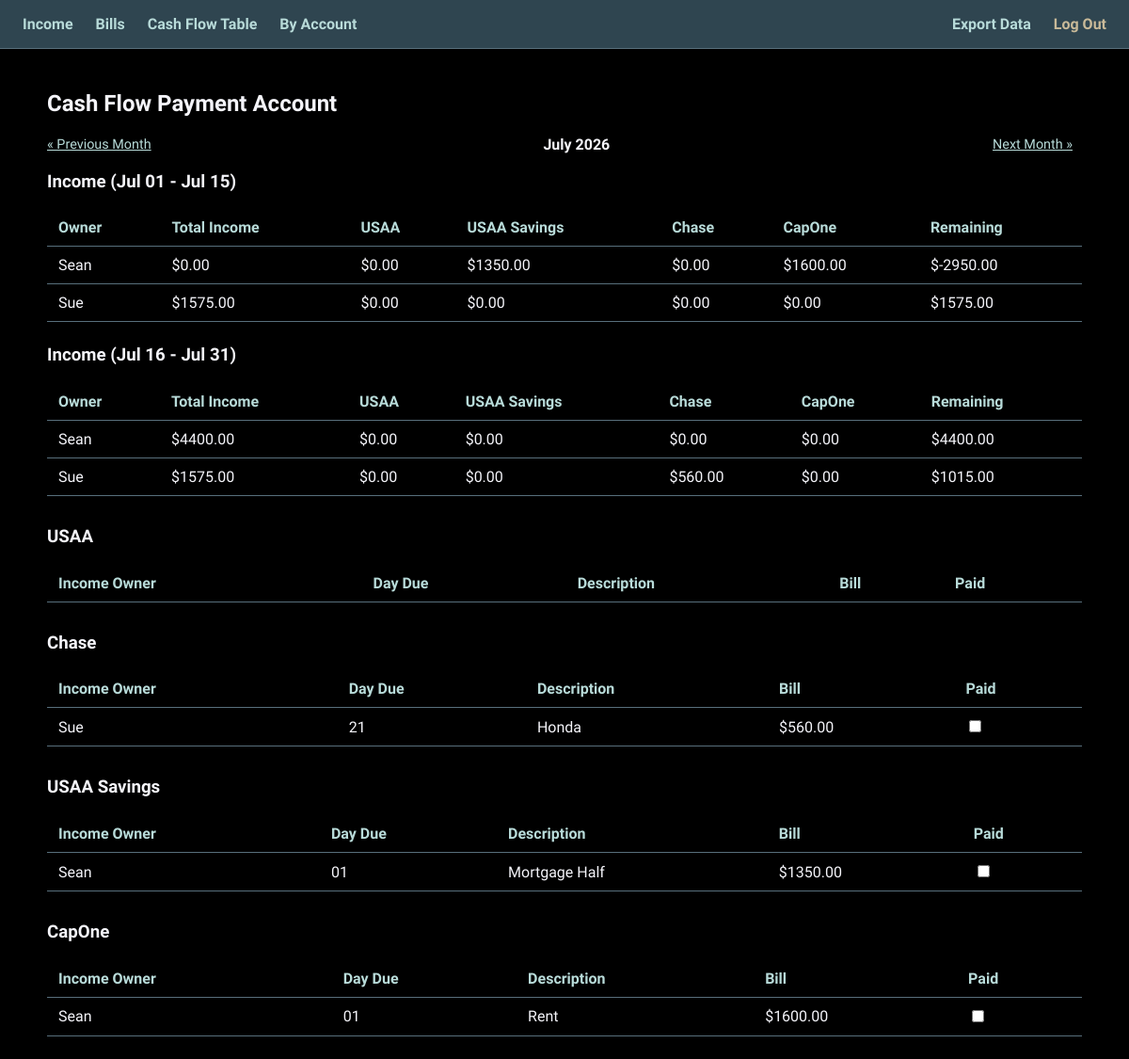
/cashflow/by-account/ (signed in), run on the app's committed database.
### income/models.py (models this page shows, shortened)
class Income(models.Model):
    FREQUENCY_CHOICES = [
        ('weekly', 'Weekly'),
        ('biweekly', 'Biweekly'),
        ('semimonthly', 'Semi-Monthly'),
        ('monthly', 'Monthly'),
        ('onetime', 'One-Time'),
    ]
    owner = models.ForeignKey(User, on_delete=models.CASCADE)
    source = models.CharField(max_length=100)
    amount = models.DecimalField(max_digits=10, decimal_places=2)
    tax_deduction_percent = models.DecimalField(max_digits=5, decimal_places=2, default=0)
    frequency = models.CharField(max_length=12, choices=FREQUENCY_CHOICES)
    start_pay_date = models.DateField(help_text="The first known/anchor pay date")
    class Meta:
        ordering = ['source']
    @property
    def net_amount(self):
        return self.amount * (1- (self.tax_deduction_percent / 100))
    def get_pay_dates_in_range(self, range_start, range_end):
        dates = []
        if self.frequency in ('weekly', 'biweekly'):
            step = timedelta(days=7 if self.frequency == 'weekly' else 14)
            current = self.start_pay_date
            if current < range_start:
                periods_to_skip = (range_start - current) // step
                current = current + (step * periods_to_skip)
            while current <= range_end:
                if current >= range_start:
                    dates.append(current)
                current += step
        elif self.frequency == 'semimonthly':
            month_cursor = range_start.replace(day=1)
            while month_cursor <= range_end:
                first_day = self.start_pay_date.day if self.start_pay_date.day <= 28 else 28
                day_one = month_cursor.replace(day=first_day)
                day_two = day_one + timedelta(days=15)
                for d in (day_one, day_two):
                    if range_start <= d <= range_end:
                        dates.append(d)
                month_cursor += relativedelta(months=1)
        elif self.frequency == 'onetime':
            if range_start <= self.start_pay_date <= range_end:
                dates.append(self.start_pay_date)
        return sorted(dates)

### bills/models.py (models this page shows, shortened)
class Bill(models.Model):
    SOURCE_CHOICES = [
        ('usaa', 'USAA'),
        ('usaa_savings', 'USAA Savings'),
        ('chase', 'Chase'),
        ('capone', 'CapOne'),
    ]
    TYPE_CHOICES = [
        ('auto', 'Auto'),
        ('manual', 'Manual'),
    ]
    owner = models.ForeignKey(User, on_delete=models.CASCADE)
    recipient = models.CharField(max_length=100)
    amount = models.DecimalField(max_digits=10, decimal_places=2)
    due_date = models.DateField(help_text="First/anchor due date")
    payment_source = models.CharField(max_length=20, choices=SOURCE_CHOICES)
    payment_type = models.CharField(max_length=10, choices=TYPE_CHOICES)
    income = models.ForeignKey(Income, on_delete=models.PROTECT, related_name='bills')
    paid = models.BooleanField(default=False, help_text="Used only for one-time (non-recurring) bills")
    is_recurring = models.BooleanField(default=True, help_text="Repeats monthly on the same day. Uncheck for a one-time bill.")
    recurrence_end_date = models.DateField(null=True, blank=True, help_text="Optional. Recurring bill stops after this date (e.g. final loan payment).")
    class Meta:
        ordering = ['due_date']
    def get_due_date_for_month(self, year, month):
        last_day = monthrange(year, month)[1]
        day = min(self.due_date.day, last_day)
        candidate = date(year, month, day)
        if not self.is_recurring:
            if self.due_date.year == year and self.due_date.month == month:
                return self.due_date
            return None
        if (year, month) < (self.due_date.year, self.due_date.month):
            return None
        if self.recurrence_end_date and candidate > self.recurrence_end_date:
            return None
        return candidate
    def is_paid_for(self, year, month):
        if not self.is_recurring:
            return self.paid
        return self.payments.filter(year=year, month=month).exists()

### cashflow/views.py (the view)
# urls.py: path('by-account/', views.cashflow_by_account_view, name='cashflow_by_account'),
@login_required
def cashflow_by_account_view(request):
    year, month, range_start, range_end, last_day = _get_month_range(request)
    mid_day = min(15, last_day)
    period1_start, period1_end = range_start, date(year, month, mid_day)
    period2 = (date(year, month, mid_day + 1), range_end) if mid_day < last_day else None
    incomes = Income.objects.filter(owner=request.user)
    bills_with_due = _bills_due_this_month(request.user, year, month)
    def blank_row(owner):
        return {'owner': owner, 'total_income': Decimal('0'), 'usaa': Decimal('0'),
                'usaa_savings': Decimal('0'), 'chase': Decimal('0'), 'capone': Decimal('0')}
    def build_income_summary(period_start, period_end):
        rows = {}
        for income in incomes:
            for pay_date in income.get_pay_dates_in_range(period_start, period_end):
                rows.setdefault(income.source, blank_row(income.source))
                rows[income.source]['total_income'] += income.net_amount
        for bill, due in bills_with_due:
            if period_start <= due <= period_end:
                key = bill.income.source
                rows.setdefault(key, blank_row(key))
                rows[key][bill.payment_source] += bill.amount
        result = []
        for key in sorted(rows.keys()):
            row = rows[key]
            row['remaining'] = row['total_income'] - row['usaa'] - row['usaa_savings'] - row['chase'] - row['capone']
            result.append(row)
        return result
    period1_summary = build_income_summary(period1_start, period1_end)
    period2_summary = build_income_summary(period2[0], period2[1]) if period2 else []
    account_sections = []
    for code, label in ACCOUNT_ORDER:
        account_bills = sorted(
            [(bill, due, bill.is_paid_for(year, month)) for bill, due in bills_with_due if bill.payment_source == code],
            key=lambda triple: triple[1]
        )
        account_sections.append({'code': code, 'label': label, 'bills': account_bills})
    prev_year, prev_month, next_year, next_month = _month_nav(year, month)
    context = {
        'month_label': range_start.strftime('%B %Y'),
        'year': year,
        'month': month,
        'prev_year': prev_year,
        'prev_month': prev_month,
        'next_year': next_year,
        'next_month': next_month,
        'period1_label': f"{period1_start.strftime('%b %d')} - {period1_end.strftime('%b %d')}",
        'period2_label': f"{period2[0].strftime('%b %d')} - {period2[1].strftime('%b %d')}" if period2 else None,
        'period1_summary': period1_summary,
        'period2_summary': period2_summary,
        'account_sections': account_sections,
    }
    return render(request, 'cashflow/cashflow_by_account.html', context)

### cashflow/views.py (called while the page is built)
def _get_month_range(request):
    today = date.today()
    try:
        year = int(request.GET.get('year', today.year))
        month = int(request.GET.get('month', today.month))
    except ValueError:
        year, month = today.year, today.month
    range_start = date(year, month, 1)
    last_day = monthrange(year, month)[1]
    range_end = date(year, month, last_day)
    return year, month, range_start, range_end, last_day

def _month_nav(year, month):
    if month == 1:
        prev_year, prev_month = year - 1, 12
    else:
        prev_year, prev_month = year, month - 1
    if month == 12:
        next_year, next_month = year + 1, 1
    else:
        next_year, next_month = year, month + 1
    return prev_year, prev_month, next_year, next_month

def _bills_due_this_month(user, year, month):
    all_bills = Bill.objects.filter(owner=user).select_related('income')
    result = []
    for bill in all_bills:
        due = bill.get_due_date_for_month(year, month)
        if due:
            result.append((bill, due))
    return result

### cashflow/templates/cashflow/cashflow_by_account.html (shortened to what this page needs)
{% extends 'base.html' %}
{% block content %}
    <h2>Cash Flow Payment Account</h2>
    <div class="form-row" style="justify-content:space-between;">
        <a href="?year={{ prev_year }}&month={{ prev_month }}" class="action-link">&laquo; Previous Month</a>
        <strong>{{ month_label }}</strong>
        <a href="?year={{ next_year }}&month={{ next_month }}" class="action-link">Next Month &raquo;</a>
    </div>
    <h3>Income ({{ period1_label }})</h3>
    <table>
        <tr>
            <th>Owner</th><th>Total Income</th><th>USAA</th><th>USAA Savings</th><th>Chase</th><th>CapOne</th><th>Remaining</th>
        </tr>
        {% for row in period1_summary %}
        <tr>
            <td>{{ row.owner }}</td>
            <td>${{ row.total_income|floatformat:2 }}</td>
            <td>${{ row.usaa|floatformat:2 }}</td>
            <td>${{ row.usaa_savings|floatformat:2 }}</td>
            <td>${{ row.chase|floatformat:2 }}</td>
            <td>${{ row.capone|floatformat:2 }}</td>
            <td>${{ row.remaining|floatformat:2 }}</td>
        </tr>
        {% endfor %}
    </table>
    {% if period2_label %}
    <h3 style="margin-top:24px;">Income ({{ period2_label }})</h3>
    <table>
        <tr>
            <th>Owner</th><th>Total Income</th><th>USAA</th><th>USAA Savings</th><th>Chase</th><th>CapOne</th><th>Remaining</th>
        </tr>
        {% for row in period2_summary %}
        <tr>
            <td>{{ row.owner }}</td>
            <td>${{ row.total_income|floatformat:2 }}</td>
            <td>${{ row.usaa|floatformat:2 }}</td>
            <td>${{ row.usaa_savings|floatformat:2 }}</td>
            <td>${{ row.chase|floatformat:2 }}</td>
            <td>${{ row.capone|floatformat:2 }}</td>
            <td>${{ row.remaining|floatformat:2 }}</td>
        </tr>
        {% endfor %}
    </table>
    {% endif %}
    {% for section in account_sections %}
    <h3 style="margin-top:32px;">{{ section.label }}</h3>
    <table>
        <tr><th>Income Owner</th><th>Day Due</th><th>Description</th><th>Bill</th><th>Paid</th></tr>
               {% for bill, due, paid in section.bills %}
        <tr>
            <td>{{ bill.income.source }}</td>
            <td>{{ due|date:"d" }}</td>
            <td>{{ bill.recipient }}</td>
            <td>${{ bill.amount|floatformat:2 }}</td>
            <td>
                <form method="post" action="{% url 'bill_toggle_paid' bill.pk %}" style="display:inline;">
                    <input type="checkbox" onchange="this.form.submit()" {% if paid %}checked{% endif %}>
                </form>
            </td>
        </tr>
        {% endfor %}
    </table>
    {% endfor %}
{% endblock %}

### static/css/style.css (style rules this page uses)
body { background:#000000; color:#f4f4f9; font-family: 'League Spartan', sans-serif; margin:0; }
table { width:100%; border-collapse: collapse; margin-top:16px; }
th, td { text-align:left; padding:10px 12px; border-bottom:1px solid #586f7c; }
th { color:#b8dbd9; cursor:pointer; user-select:none; }
input, select { background:#2f4550; color:#f4f4f9; border:1px solid #586f7c; padding:8px; border-radius:4px; }
.form-row { display:flex; gap:12px; flex-wrap:wrap; align-items:center; margin-bottom:16px; }
a.action-link { color:#b8dbd9; margin-right:10px; font-size:0.9em; }

### data on the page
Income: owner "Sean", owner "Sean"
Income: owner "Sue", owner "Sue"
Bill: income.source "Sue", due "21", recipient "Honda", amount "560.00"
Bill: income.source "Sean", due "01", recipient "Mortgage Half", amount "1350.00"
Bill: income.source "Sean", due "01", recipient "Rent", amount "1600.00"

### other printed values
{{ month_label }} "July 2026"
{{ period1_label }} "Jul 01 - Jul 15"
{{ row.total_income|floatformat:2 }} "0.00" "1575.00"
{{ row.usaa|floatformat:2 }} "0.00" "0.00"
{{ row.usaa_savings|floatformat:2 }} "1350.00" "0.00"
{{ row.chase|floatformat:2 }} "0.00" "0.00"
{{ row.capone|floatformat:2 }} "1600.00" "0.00"
{{ row.remaining|floatformat:2 }} "-2950.00" "1575.00"
{{ period2_label }} "Jul 16 - Jul 31"
{{ row.total_income|floatformat:2 }} "4400.00" "1575.00"
{{ row.usaa_savings|floatformat:2 }} "0.00" "0.00"
{{ row.chase|floatformat:2 }} "0.00" "560.00"
{{ row.capone|floatformat:2 }} "0.00" "0.00"
{{ row.remaining|floatformat:2 }} "4400.00" "1015.00"
{{ section.label }} "USAA" "Chase" "USAA Savings" "CapOne"
